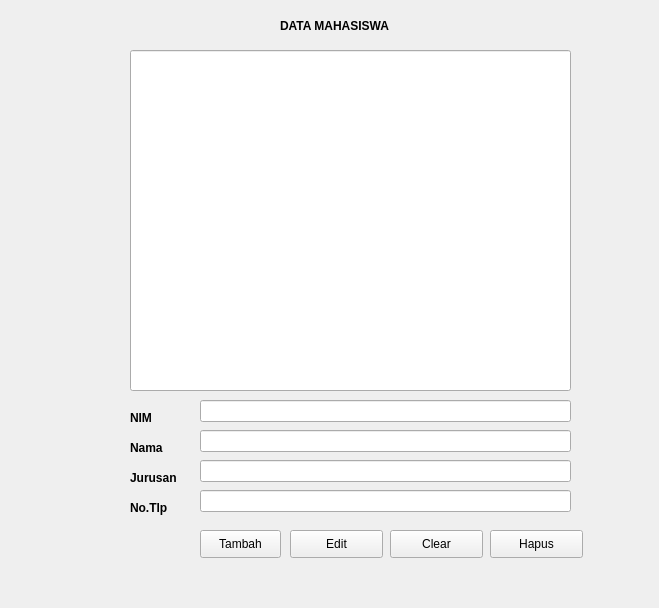
<?xml version="1.0" encoding="UTF-8"?>
<ui version="4.0">
 <class>Form</class>
 <widget class="QWidget" name="Form">
  <property name="geometry">
   <rect>
    <x>0</x>
    <y>0</y>
    <width>659</width>
    <height>608</height>
   </rect>
  </property>
  <property name="windowTitle">
   <string>Form</string>
  </property>
  <widget class="QLineEdit" name="lineEdit">
   <property name="geometry">
    <rect>
     <x>130</x>
     <y>50</y>
     <width>441</width>
     <height>341</height>
    </rect>
   </property>
  </widget>
  <widget class="QLineEdit" name="lineEdit_2">
   <property name="geometry">
    <rect>
     <x>200</x>
     <y>400</y>
     <width>371</width>
     <height>22</height>
    </rect>
   </property>
  </widget>
  <widget class="QLineEdit" name="lineEdit_3">
   <property name="geometry">
    <rect>
     <x>200</x>
     <y>430</y>
     <width>371</width>
     <height>22</height>
    </rect>
   </property>
  </widget>
  <widget class="QLineEdit" name="lineEdit_4">
   <property name="geometry">
    <rect>
     <x>200</x>
     <y>460</y>
     <width>371</width>
     <height>22</height>
    </rect>
   </property>
  </widget>
  <widget class="QPushButton" name="pushButton">
   <property name="geometry">
    <rect>
     <x>200</x>
     <y>530</y>
     <width>81</width>
     <height>28</height>
    </rect>
   </property>
   <property name="text">
    <string>Tambah</string>
   </property>
  </widget>
  <widget class="QPushButton" name="pushButton_2">
   <property name="geometry">
    <rect>
     <x>290</x>
     <y>530</y>
     <width>93</width>
     <height>28</height>
    </rect>
   </property>
   <property name="text">
    <string>Edit</string>
   </property>
  </widget>
  <widget class="QPushButton" name="pushButton_3">
   <property name="geometry">
    <rect>
     <x>390</x>
     <y>530</y>
     <width>93</width>
     <height>28</height>
    </rect>
   </property>
   <property name="text">
    <string>Clear</string>
   </property>
  </widget>
  <widget class="QPushButton" name="pushButton_4">
   <property name="geometry">
    <rect>
     <x>490</x>
     <y>530</y>
     <width>93</width>
     <height>28</height>
    </rect>
   </property>
   <property name="text">
    <string>Hapus</string>
   </property>
  </widget>
  <widget class="QLabel" name="label">
   <property name="geometry">
    <rect>
     <x>130</x>
     <y>440</y>
     <width>55</width>
     <height>16</height>
    </rect>
   </property>
   <property name="font">
    <font>
     <weight>75</weight>
     <bold>true</bold>
    </font>
   </property>
   <property name="text">
    <string>Nama</string>
   </property>
  </widget>
  <widget class="QLabel" name="label_2">
   <property name="geometry">
    <rect>
     <x>130</x>
     <y>410</y>
     <width>55</width>
     <height>16</height>
    </rect>
   </property>
   <property name="font">
    <font>
     <weight>75</weight>
     <bold>true</bold>
    </font>
   </property>
   <property name="text">
    <string>NIM</string>
   </property>
  </widget>
  <widget class="QLabel" name="label_3">
   <property name="geometry">
    <rect>
     <x>130</x>
     <y>470</y>
     <width>55</width>
     <height>16</height>
    </rect>
   </property>
   <property name="font">
    <font>
     <weight>75</weight>
     <bold>true</bold>
    </font>
   </property>
   <property name="text">
    <string>Jurusan</string>
   </property>
  </widget>
  <widget class="QLabel" name="label_4">
   <property name="geometry">
    <rect>
     <x>130</x>
     <y>500</y>
     <width>55</width>
     <height>16</height>
    </rect>
   </property>
   <property name="font">
    <font>
     <weight>75</weight>
     <bold>true</bold>
    </font>
   </property>
   <property name="text">
    <string>No.Tlp</string>
   </property>
  </widget>
  <widget class="QLineEdit" name="lineEdit_5">
   <property name="geometry">
    <rect>
     <x>200</x>
     <y>490</y>
     <width>371</width>
     <height>22</height>
    </rect>
   </property>
  </widget>
  <widget class="QLabel" name="label_5">
   <property name="geometry">
    <rect>
     <x>280</x>
     <y>15</y>
     <width>131</width>
     <height>21</height>
    </rect>
   </property>
   <property name="font">
    <font>
     <weight>75</weight>
     <bold>true</bold>
    </font>
   </property>
   <property name="text">
    <string>DATA MAHASISWA</string>
   </property>
  </widget>
 </widget>
 <resources/>
 <connections/>
</ui>
